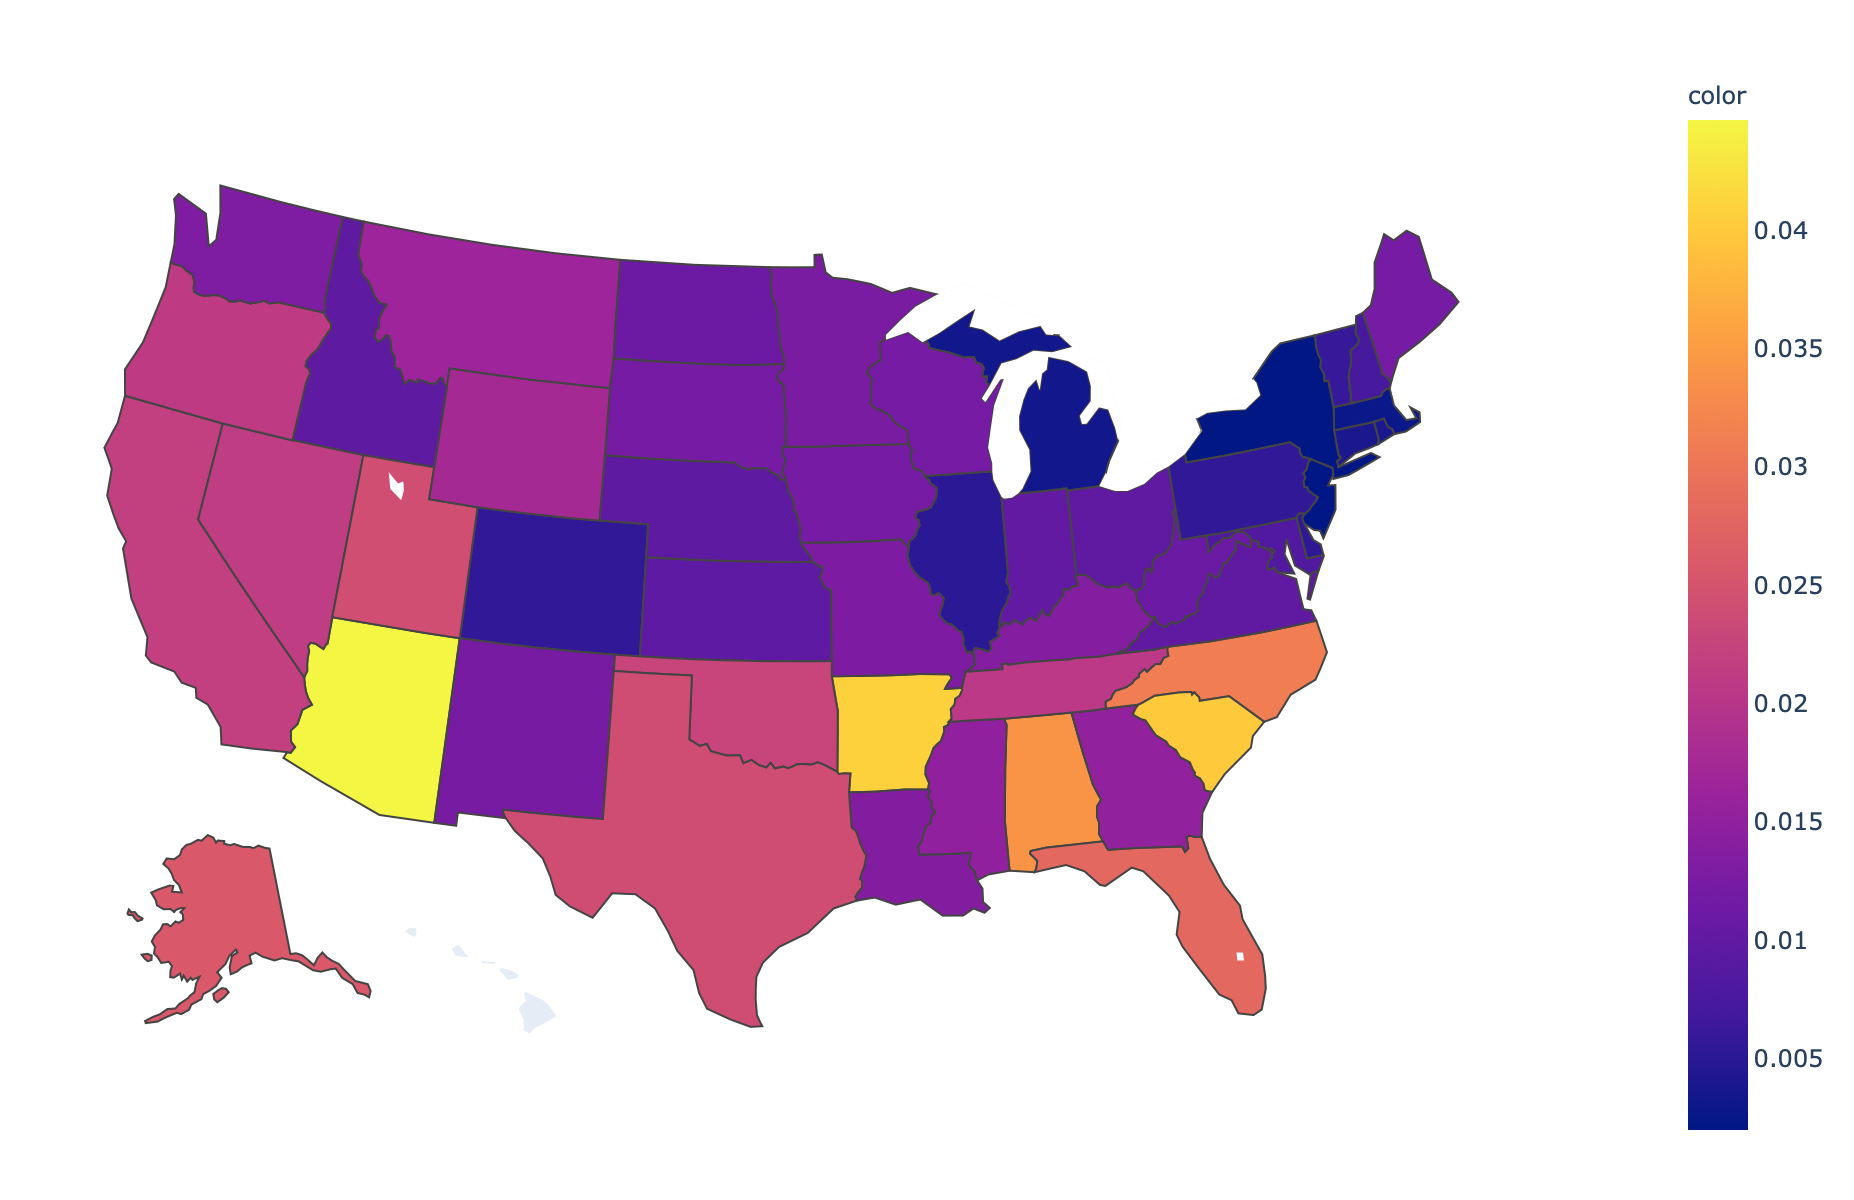

Recreate this plot in Python.
import sys, os
base = os.environ.get('covid_base')

sys.path.insert(0,base)
sys.path.insert(1,base + '/myutil')
from ustrings import us_states
from umath import stat

from all_states import rL, labels

#------
us_states['DC'] = 'DC'
states = [us_states[e] for e in labels]
        
values = []
for vL in rL:
    st = stat(vL[-15:])
    values.append(st)

#---------------------

import plotly.express as px

fig = px.choropleth(
    locations = states,
    locationmode="USA-states", 
    color=values, 
    scope="usa")
    
fig.show()
